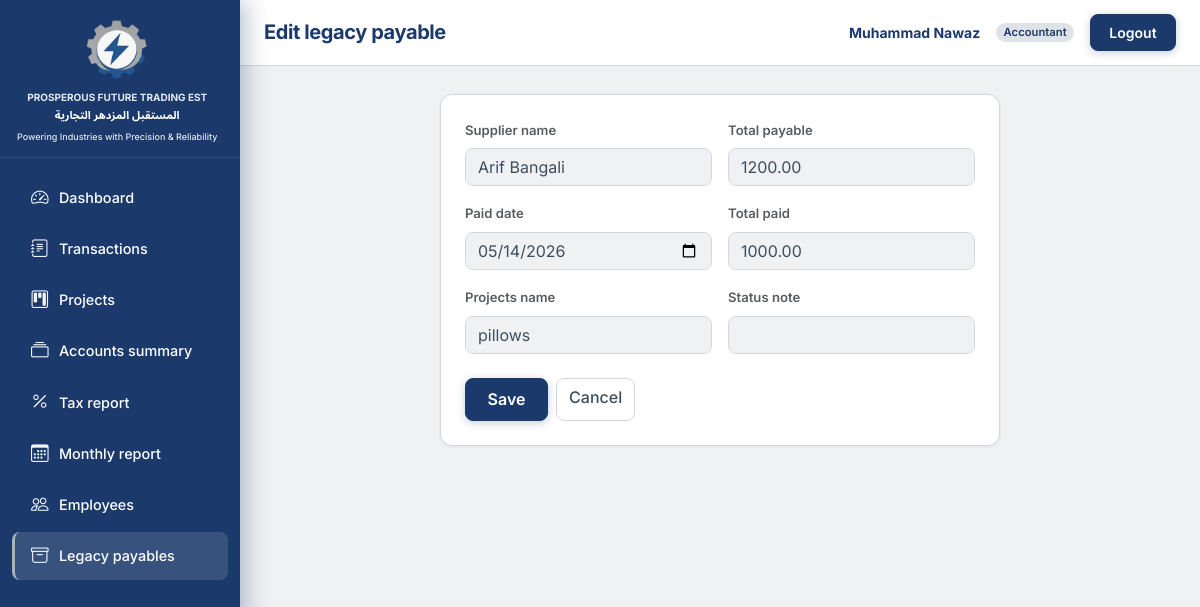
/transactions/legacy/67/edit/ (signed in), run on the app's committed database.
### accounts/models.py (models this page shows, shortened)
class User(AbstractBaseUser, PermissionsMixin):
    email = models.EmailField(unique=True)
    full_name = models.CharField(max_length=255, blank=True)
    role = models.CharField(max_length=20, choices=Role.choices, default=Role.VIEWER)
    is_staff = models.BooleanField(default=False)
    is_active = models.BooleanField(default=True)
    date_joined = models.DateTimeField(default=timezone.now)
    objects = UserManager()
    USERNAME_FIELD = "email"
    REQUIRED_FIELDS = []
    class Meta:
        ordering = ["email"]
    @property
    def display_name(self):
        name = (self.full_name or "").strip()
        if name:
            return name
        return self.email.split("@")[0] if self.email else ""

### transactions/models.py (models this page shows, shortened)
class LegacyPayable(models.Model):
    supplier_name = models.CharField(max_length=255)
    total_payable = models.DecimalField(max_digits=14, decimal_places=2)
    total_paid = models.DecimalField(max_digits=14, decimal_places=2, default=Decimal("0"))
    date_last_paid = models.DateField(null=True, blank=True)
    projects_name = models.CharField(max_length=255, blank=True)
    status_note = models.CharField(max_length=255, blank=True)
    class Meta:
        ordering = ["supplier_name", "pk"]
        verbose_name = "Legacy payable"
        verbose_name_plural = "Legacy payables"

### transactions/views.py (the view)
# urls.py: path("legacy/<int:pk>/edit/", views.LegacyPayableUpdateView.as_view(), name="legacy_edit"),
class LegacyPayableUpdateView(AdminOrAccountantMixin, UpdateView):
    model = LegacyPayable
    form_class = LegacyPayableForm
    template_name = "transactions/legacy_form.html"
    success_url = reverse_lazy("transactions:legacy_list")

### transactions/forms.py
class LegacyPayableForm(forms.ModelForm):
    class Meta:
        model = LegacyPayable
        fields = [
            "supplier_name",
            "total_payable",
            "date_last_paid",
            "total_paid",
            "projects_name",
            "status_note",
        ]
        labels = {
            "date_last_paid": "Paid date",
        }
        widgets = {
            "supplier_name": forms.TextInput(attrs={"class": "form-control"}),
            "total_payable": forms.NumberInput(attrs={"class": "form-control", "step": "0.01"}),
            "total_paid": forms.NumberInput(attrs={"class": "form-control", "step": "0.01"}),
            "date_last_paid": forms.DateInput(attrs={"type": "date", "class": "form-control"}),
            "projects_name": forms.TextInput(attrs={"class": "form-control"}),
            "status_note": forms.TextInput(attrs={"class": "form-control"}),
        }

### TradingEST/context_processors.py (called while the page is built)
def brand(_request):
    return {
        "brand_name_ar": BRAND_NAME_AR,
        "brand_name_en": BRAND_NAME_EN,
        "brand_tagline": BRAND_TAGLINE,
    }

### accounts/mixins.py (called while the page is built)
    def dispatch(self, request, *args, **kwargs):
        if not request.user.is_authenticated:
            return HttpResponseRedirect(self.resolve_redirect(request))
        if getattr(request.user, "role", None) not in (Role.ADMIN, Role.ACCOUNTANT):
            raise PermissionDenied("Edit permission required.")
        return super(SessionAuthenticatedMixin, self).dispatch(request, *args, **kwargs)

### templates/transactions/legacy_form.html (shortened to what this page needs)
{% extends "base.html" %}
{% block header_title %}{% if object %}Edit legacy payable{% else %}Add legacy payable{% endif %}{% endblock %}
{% block content %}
<div class="te-page-card mx-auto" style="max-width: 560px;">
  <form method="post" novalidate>
    <div class="row g-3">
      {% for field in form %}
      <div class="col-12 col-md-6">
        <label class="form-label fw-semibold small text-muted" for="{{ field.id_for_label }}">{{ field.label }}</label>
        {{ field }}
      </div>
      {% endfor %}
    </div>
    <div class="mt-4 te-form-actions d-grid d-sm-flex flex-wrap gap-2">
      <button type="submit" class="btn te-btn-gradient">Save</button>
      <a href="{% url 'transactions:legacy_list' %}" class="btn te-btn-secondary">Cancel</a>
    </div>
  </form>
</div>
{% endblock %}

### templates/base.html (shortened to what this page needs)
{% load static %}
<!DOCTYPE html>
<html lang="en">
<head>
  <link href="https://cdn.jsdelivr.net/npm/bootstrap@5.3.3/dist/css/bootstrap.min.css" rel="stylesheet"
>
  <link rel="stylesheet" href="https://cdn.jsdelivr.net/npm/bootstrap-icons@1.11.3/font/bootstrap-icons.min.css">
  <link rel="stylesheet" href="{% static 'css/app.css' %}">
</head>
<body class="te-app-body">
<div class="te-app-layout">
  <div class="te-app-main">
    <header class="te-topbar">
      <div class="te-topbar-desktop d-none d-md-flex w-100 align-items-center justify-content-between gap-3 min-w-0">
        <h1 class="te-topbar-title text-truncate mb-0 flex-grow-1 min-w-0">{% block header_title %}Dashboard{% endblock %}</h1>
        {% if user.is_authenticated %}
        <div class="te-topbar-actions flex-shrink-0">
          <span class="te-topbar-user d-none d-lg-inline">{{ user.display_name }}</span>
          {% if user.role == 'admin' %}
          <span class="badge rounded-pill badge-role-admin">{{ user.get_role_display }}</span>
          {% elif user.role == 'accountant' %}
          <span class="badge rounded-pill badge-role-accountant">{{ user.get_role_display }}</span>
          {% else %}
          <span class="badge rounded-pill badge-role-viewer">{{ user.get_role_display }}</span>
          {% endif %}
          <form action="{% url 'accounts:logout' %}" method="post" class="d-inline mb-0">
            <button type="submit" class="btn btn-sm te-btn-logout">Logout</button>
          </form>
        </div>
        {% endif %}
      </div>
    </header>
    <div class="te-content-wrap">
      {% block content %}{% endblock %}
    </div>
  </div>
  <aside id="teSidebar" class="te-sidebar" aria-label="Main navigation">
    <div class="te-sidebar-head">
      <div class="te-sidebar-logo">
        {% include "partials/sidebar_brand.html" %}
      </div>
    </div>
    <div class="te-sidebar-nav">
      {% include "partials/sidebar_nav.html" %}
    </div>
  </aside>
</div>
</body>
</html>

### data on the page
User: display_name "Muhammad Nawaz", role "Accountant"
LegacyPayable: form "Arif Bangali" "1200.00" "05/14/2026" "1000.00" "pillows"

### other printed values
{{ field.label }} "Supplier name" "Total payable" "Paid date" "Total paid" "Projects name" "Status note"
{{ brand_name_en }} "PROSPEROUS FUTURE TRADING EST"
{{ brand_name_ar }} "المستقبل المزدهر التجارية"
{{ brand_tagline }} "Powering Industries with Precision & Reliability"
